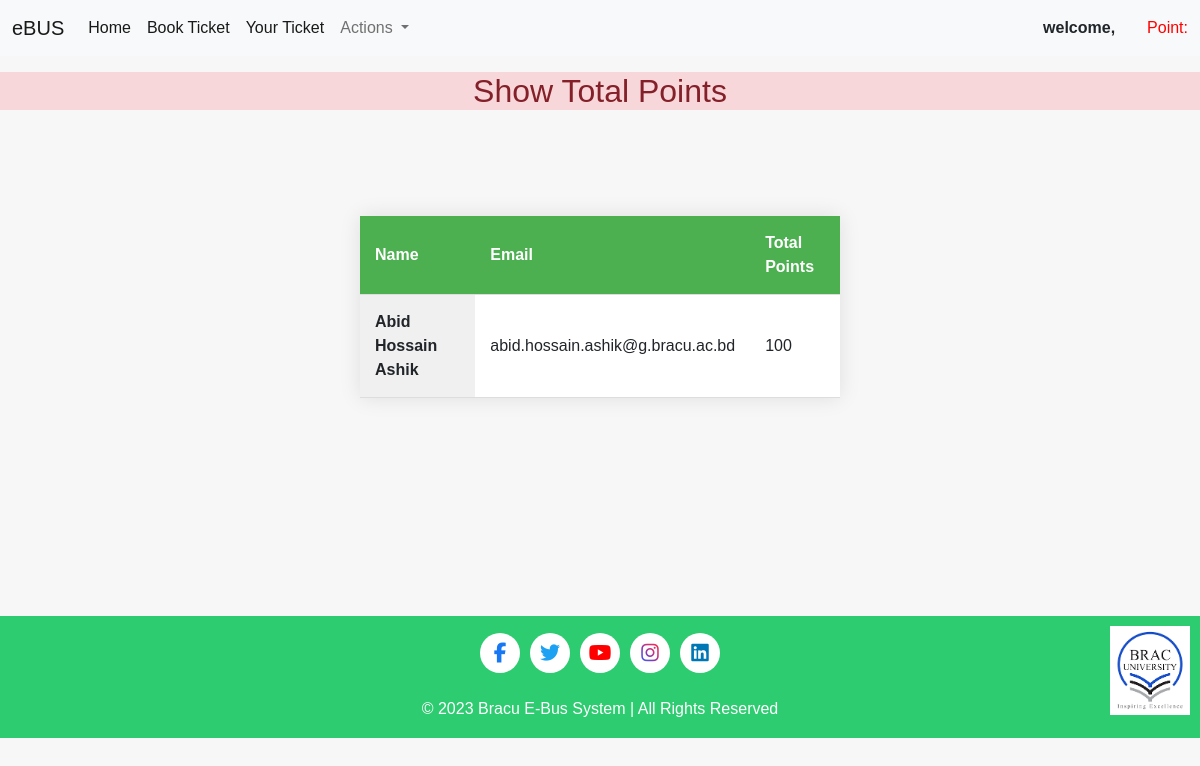
The page /showpoints/U2 on the database as committed earlier.
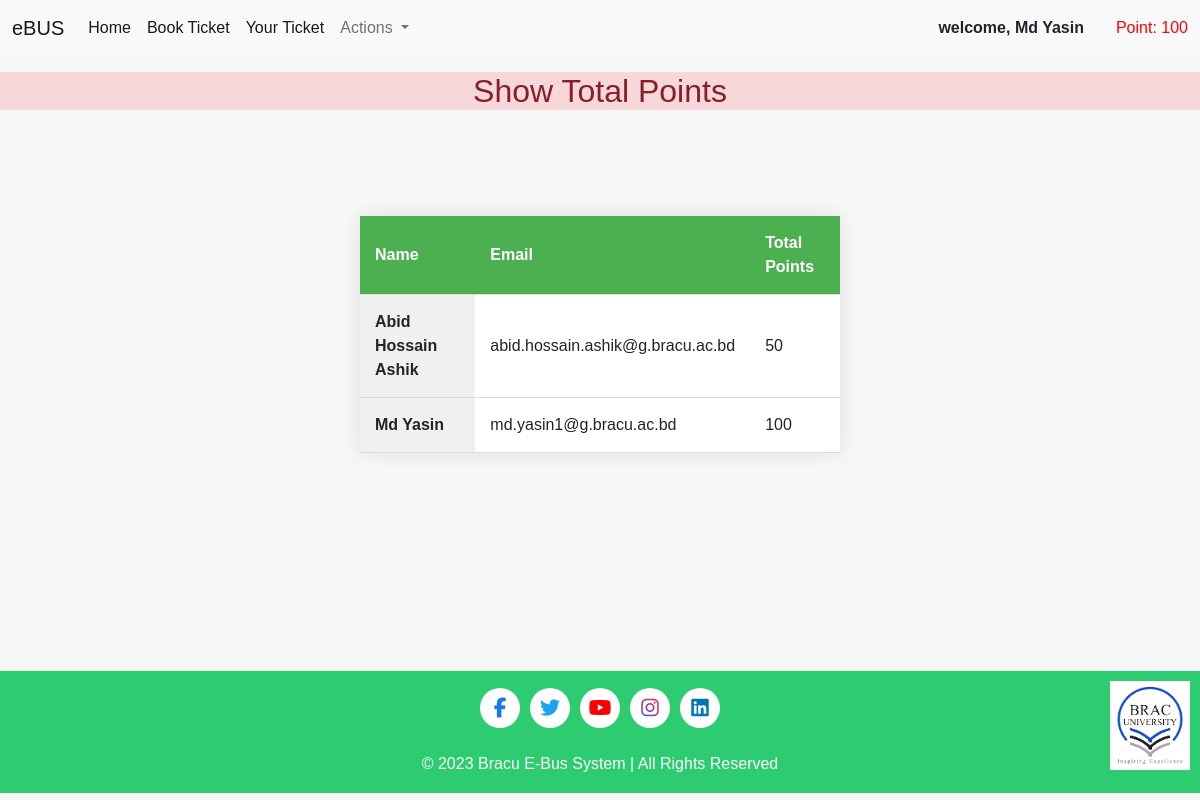
The same page on the database as committed later.
### user/models.py (models this page shows)
class User(models.Model):
    user_id = models.CharField(max_length=10, primary_key=True, default="#1")
    name = models.CharField(max_length=100, unique=True)
    email = models.EmailField(max_length=100, unique=True)
    date_joined = models.DateField(auto_now_add=True)
    point = models.IntegerField(default=100)
    password = models.CharField(max_length=100)
    active = models.BooleanField(default=False)

### homepage/views.py (the view)
# urls.py: path('showpoints/<id>', showpoints, name="showpoints"),
def showpoints(request,id):
    user = User.objects.filter(user_id=id).first()
    fetchdata=User.objects.all()
    print(fetchdata)
    return render(request, 'homepage/showpoints.html',{'user':user,'fetchdata':fetchdata})

### homepage/templates/homepage/showpoints.html (shortened to what this page needs)
{% extends "homepage/base.html" %}
{% load static %}
{% block content %}
{% load static %}
        {% if fetchdata %}
        <h2 class="text-center alert-danger"> Show Total Points </h2>
        <br ></br>
        <table class="center">
                <tr>
                    <th>Name</th>
                    <th>Email</th>
                    <th>Total Points</th>
                </tr>
            {% for i in fetchdata %}
            <tr>
                <td>{{i.name}}</td>
                <td>{{i.email}}</td>
                <td>{{i.point}}</td>
            </tr>
            {% endfor %}
            </table>
        {% else %}
            <h1> No Data </h1>
        {% endif %}
        <br><br><br><br><br><br><br>
   {% endblock content %}

### homepage/templates/homepage/base.html (shortened to what this page needs)
<!DOCTYPE html>
{% load static %}
<html lang="en">
<head>
    <link rel="stylesheet" href="https://cdnjs.cloudflare.com/ajax/libs/font-awesome/6.4.2/css/all.min.css" />
    <link href="https://cdn.jsdelivr.net/npm/bootstrap@5.0.2/dist/css/bootstrap.min.css" rel="stylesheet">
    <link rel="stylesheet" href="{% static 'homepage/nav.css' %}">
</head>
<body>
    <nav class="navbar navbar-expand-lg navbar-light bg-light">
        <div class="container-fluid">
          <a class="navbar-brand" href="#">eBUS</a>
          <div class="collapse navbar-collapse" id="navbarSupportedContent">
            <ul class="navbar-nav me-auto mb-2 mb-lg-0">
              <li class="nav-item">
                  <a class="nav-link active" aria-current="page" href="{% url 'homepage' id=user.user_id %}">Home</a>
              </li>
              <li class="nav-item">
                  <a class="nav-link active" aria-current="page" href="{% url 'buses' id=user.user_id %}">Book Ticket</a>
              </li>
              <li class="nav-item">
                <a class="nav-link active" aria-current="page" href="{% url 'ticket' id=user.user_id %}">Your Ticket</a>
            </li>
              <li class="nav-item dropdown">
                <a class="nav-link dropdown-toggle" href="#" id="navbarDropdown" role="button" data-bs-toggle="dropdown" aria-expanded="false">
                  Actions
                </a>
              </li>
            </ul>
              <div class="welcome">welcome, {{ user.name }}</div>
              <div class="points">Point: {{ user.point }}</div>
          </div>
        </div>
      </nav>
      {% block content %}{% endblock content %}
    <div class="footer">
      <p>
        <div class="icons">
          <div class="icon">
            <i class="fab fa-facebook-f facebook-icon"></i>
          </div>
          <div class="icon">
            <i class="fab fa-twitter twitter-icon"></i>
          </div>
          <div class="icon">
            <i class="fab fa-youtube youtube-icon"></i>
          </div>
          <div class="icon">
            <i class="fab fa-instagram instagram-icon"></i>
          </div>
          <div class="icon">
            <i class="fab fa-linkedin linkedin-icon"></i>
          </div>
        </div>
        <img src="{% static 'images/braculogo.png' %}" alt="Your Real Logo">
        <br>
        <span>&copy; 2023 Bracu E-Bus System | All Rights Reserved</span>
      </p>
    </div>
</body>
</html>

Rows that differ between the two databases and show on the page:
added User: name "Md Yasin", point "100", email "md.yasin1@g.bracu.ac.bd"
changed User "Abid Hossain Ashik": point "100" → "50"
